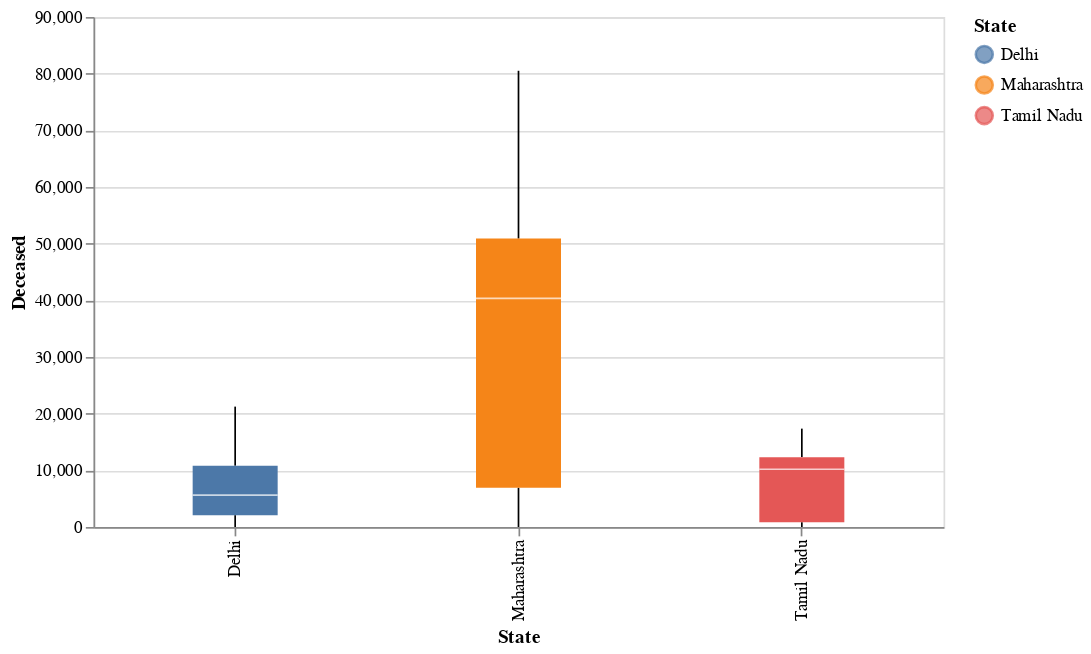

Notebook cell for this chart:
### Code cell
g3 = alt.Chart(df_states).mark_boxplot(size = 50).encode(
    x = 'State:N',
    y = 'Deceased:Q',
    color = 'State'
).properties(width = 500)
g3

### Figure 1 — Vega-Lite specification as saved in the notebook (floating-point values rounded to 4 significant figures; data arrays with more than 128 entries replaced by an {"elided": "..."} marker saying what was removed)
{"config": {"view": {"continuousWidth": 400, "continuousHeight": 300}}, "data": {"name": "data-52adb58b2e2beebfc19350b80613b87b"}, "mark": {"type": "boxplot", "size": 50}, "encoding": {"color": {"type": "nominal", "field": "State"}, "x": {"type": "nominal", "field": "State"}, "y": {"type": "quantitative", "field": "Deceased"}}, "width": 500, "$schema": "https://vega.github.io/schema/vega-lite/v4.8.1.json", "datasets": {"data-52adb58b2e2beebfc19350b80613b87b": {"elided": "1308 records"}}}
